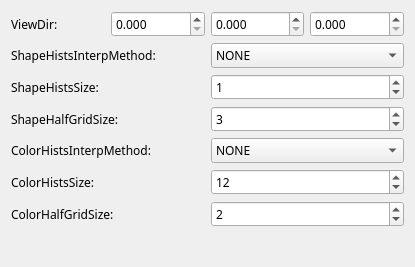
             <widget class="QWidget" name="scrollAreaWidgetContents_2">
              <property name="geometry">
               <rect>
                <x>0</x>
                <y>0</y>
                <width>415</width>
                <height>267</height>
               </rect>
              </property>
              <layout class="QVBoxLayout" name="verticalLayout_6">
               <item>
                <layout class="QHBoxLayout" name="horizontalLayout_9">
                 <item>
                  <widget class="QLabel" name="label_8">
                   <property name="font">
                    <font>
                     <family>微软雅黑</family>
                    </font>
                   </property>
                   <property name="text">
                    <string>ViewDir: </string>
                   </property>
                  </widget>
                 </item>
                 <item>
                  <widget class="QDoubleSpinBox" name="dspin_vx2">
                   <property name="font">
                    <font>
                     <family>微软雅黑</family>
                    </font>
                   </property>
                   <property name="decimals">
                    <number>3</number>
                   </property>
                   <property name="maximum">
                    <double>99999.000000000000000</double>
                   </property>
                  </widget>
                 </item>
                 <item>
                  <widget class="QDoubleSpinBox" name="dspin_vy2">
                   <property name="font">
                    <font>
                     <family>微软雅黑</family>
                    </font>
                   </property>
                   <property name="decimals">
                    <number>3</number>
                   </property>
                   <property name="maximum">
                    <double>99999.000000000000000</double>
                   </property>
                  </widget>
                 </item>
                 <item>
                  <widget class="QDoubleSpinBox" name="dspin_vz2">
                   <property name="font">
                    <font>
                     <family>微软雅黑</family>
                    </font>
                   </property>
                   <property name="decimals">
                    <number>3</number>
                   </property>
                   <property name="maximum">
                    <double>99999.000000000000000</double>
                   </property>
                  </widget>
                 </item>
                </layout>
               </item>
               <item>
                <layout class="QHBoxLayout" name="horizontalLayout_10">
                 <item>
                  <widget class="QLabel" name="label_9">
                   <property name="font">
                    <font>
                     <family>微软雅黑</family>
                    </font>
                   </property>
                   <property name="text">
                    <string>ShapeHistsInterpMethod:</string>
                   </property>
                  </widget>
                 </item>
                 <item>
                  <widget class="QComboBox" name="cbox_interp2">
                   <property name="font">
                    <font>
                     <family>微软雅黑</family>
                    </font>
                   </property>
                   <item>
                    <property name="text">
                     <string>NONE</string>
                    </property>
                   </item>
                   <item>
                    <property name="text">
                     <string>TRILINEAR</string>
                    </property>
                   </item>
                   <item>
                    <property name="text">
                     <string>QUADRILINEAR</string>
                    </property>
                   </item>
                  </widget>
                 </item>
                </layout>
               </item>
               <item>
                <layout class="QHBoxLayout" name="horizontalLayout_11">
                 <item>
                  <widget class="QLabel" name="label_10">
                   <property name="font">
                    <font>
                     <family>微软雅黑</family>
                    </font>
                   </property>
                   <property name="text">
                    <string>ShapeHistsSize: </string>
                   </property>
                  </widget>
                 </item>
                 <item>
                  <widget class="QSpinBox" name="spin_shs2">
                   <property name="font">
                    <font>
                     <family>微软雅黑</family>
                    </font>
                   </property>
                   <property name="maximum">
                    <number>99999</number>
                   </property>
                   <property name="value">
                    <number>1</number>
                   </property>
                  </widget>
                 </item>
                </layout>
               </item>
               <item>
                <layout class="QHBoxLayout" name="horizontalLayout_12">
                 <item>
                  <widget class="QLabel" name="label_11">
                   <property name="font">
                    <font>
                     <family>微软雅黑</family>
                    </font>
                   </property>
                   <property name="text">
                    <string>ShapeHalfGridSize: </string>
                   </property>
                  </widget>
                 </item>
                 <item>
                  <widget class="QSpinBox" name="spin_shgs2">
                   <property name="font">
                    <font>
                     <family>微软雅黑</family>
                    </font>
                   </property>
                   <property name="maximum">
                    <number>99999</number>
                   </property>
                   <property name="value">
                    <number>3</number>
                   </property>
                  </widget>
                 </item>
                </layout>
               </item>
               <item>
                <layout class="QHBoxLayout" name="horizontalLayout_13">
                 <item>
                  <widget class="QLabel" name="label_12">
                   <property name="font">
                    <font>
                     <family>微软雅黑</family>
                    </font>
                   </property>
                   <property name="text">
                    <string>ColorHistsInterpMethod:</string>
                   </property>
                  </widget>
                 </item>
                 <item>
                  <widget class="QComboBox" name="cbox_cinterp">
                   <property name="font">
                    <font>
                     <family>微软雅黑</family>
                    </font>
                   </property>
                   <item>
                    <property name="text">
                     <string>NONE</string>
                    </property>
                   </item>
                   <item>
                    <property name="text">
                     <string>TRILINEAR</string>
                    </property>
                   </item>
                   <item>
                    <property name="text">
                     <string>QUADRILINEAR</string>
                    </property>
                   </item>
                  </widget>
                 </item>
                </layout>
               </item>
               <item>
                <layout class="QHBoxLayout" name="horizontalLayout_14">
                 <item>
                  <widget class="QLabel" name="label_13">
                   <property name="font">
                    <font>
                     <family>微软雅黑</family>
                    </font>
                   </property>
                   <property name="text">
                    <string>ColorHistsSize: </string>
                   </property>
                  </widget>
                 </item>
                 <item>
                  <widget class="QSpinBox" name="spin_chs">
                   <property name="font">
                    <font>
                     <family>微软雅黑</family>
                    </font>
                   </property>
                   <property name="maximum">
                    <number>99999</number>
                   </property>
                   <property name="value">
                    <number>12</number>
                   </property>
                  </widget>
                 </item>
                </layout>
               </item>
               <item>
                <layout class="QHBoxLayout" name="horizontalLayout_15">
                 <item>
                  <widget class="QLabel" name="label_14">
                   <property name="font">
                    <font>
                     <family>微软雅黑</family>
                    </font>
                   </property>
                   <property name="text">
                    <string>ColorHalfGridSize: </string>
                   </property>
                  </widget>
                 </item>
                 <item>
                  <widget class="QSpinBox" name="spin_chgs">
                   <property name="font">
                    <font>
                     <family>微软雅黑</family>
                    </font>
                   </property>
                   <property name="maximum">
                    <number>99999</number>
                   </property>
                   <property name="value">
                    <number>2</number>
                   </property>
                  </widget>
                 </item>
                </layout>
               </item>
               <item>
                <spacer name="verticalSpacer_3">
                 <property name="orientation">
                  <enum>Qt::Vertical</enum>
                 </property>
                 <property name="sizeHint" stdset="0">
                  <size>
                   <width>20</width>
                   <height>2</height>
                  </size>
                 </property>
                </spacer>
               </item>
              </layout>
             </widget>
